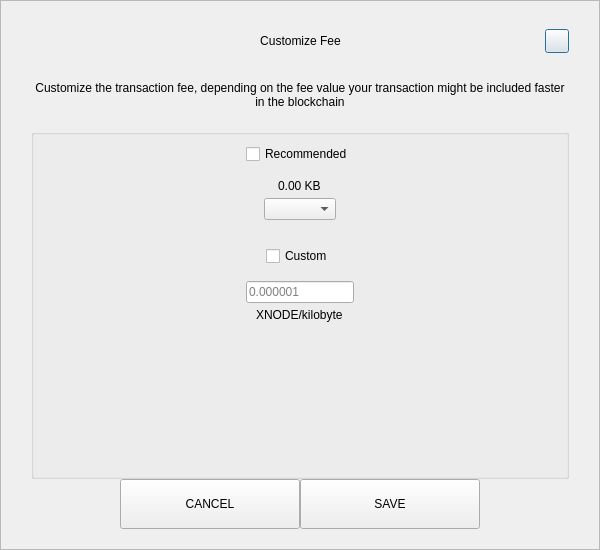
<?xml version="1.0" encoding="UTF-8"?>
<ui version="4.0">
 <class>SendCustomFeeDialog</class>
 <widget class="QDialog" name="SendCustomFeeDialog">
  <property name="geometry">
   <rect>
    <x>0</x>
    <y>0</y>
    <width>600</width>
    <height>550</height>
   </rect>
  </property>
  <property name="windowTitle">
   <string>Form</string>
  </property>
  <layout class="QVBoxLayout" name="verticalLayout_3">
   <property name="spacing">
    <number>0</number>
   </property>
   <property name="leftMargin">
    <number>0</number>
   </property>
   <property name="topMargin">
    <number>0</number>
   </property>
   <property name="rightMargin">
    <number>0</number>
   </property>
   <property name="bottomMargin">
    <number>0</number>
   </property>
   <item>
    <widget class="QFrame" name="frame">
     <property name="styleSheet">
      <string notr="true"/>
     </property>
     <property name="frameShape">
      <enum>QFrame::StyledPanel</enum>
     </property>
     <property name="frameShadow">
      <enum>QFrame::Raised</enum>
     </property>
     <layout class="QVBoxLayout" name="verticalLayout_2">
      <property name="spacing">
       <number>0</number>
      </property>
      <property name="leftMargin">
       <number>30</number>
      </property>
      <property name="topMargin">
       <number>20</number>
      </property>
      <property name="rightMargin">
       <number>30</number>
      </property>
      <property name="bottomMargin">
       <number>20</number>
      </property>
      <item>
       <layout class="QHBoxLayout" name="horizontalLayout_3">
        <property name="spacing">
         <number>0</number>
        </property>
        <item>
         <spacer name="horizontalSpacer_21">
          <property name="orientation">
           <enum>Qt::Horizontal</enum>
          </property>
          <property name="sizeHint" stdset="0">
           <size>
            <width>40</width>
            <height>20</height>
           </size>
          </property>
         </spacer>
        </item>
        <item>
         <widget class="QLabel" name="labelTitle">
          <property name="minimumSize">
           <size>
            <width>0</width>
            <height>40</height>
           </size>
          </property>
          <property name="maximumSize">
           <size>
            <width>16777215</width>
            <height>40</height>
           </size>
          </property>
          <property name="styleSheet">
           <string notr="true">padding-left:24px;</string>
          </property>
          <property name="text">
           <string>Customize Fee</string>
          </property>
          <property name="alignment">
           <set>Qt::AlignCenter</set>
          </property>
          <property name="margin">
           <number>7</number>
          </property>
         </widget>
        </item>
        <item>
         <spacer name="horizontalSpacer">
          <property name="orientation">
           <enum>Qt::Horizontal</enum>
          </property>
          <property name="sizeHint" stdset="0">
           <size>
            <width>40</width>
            <height>20</height>
           </size>
          </property>
         </spacer>
        </item>
        <item>
         <widget class="QPushButton" name="btnEsc">
          <property name="minimumSize">
           <size>
            <width>24</width>
            <height>24</height>
           </size>
          </property>
          <property name="maximumSize">
           <size>
            <width>24</width>
            <height>24</height>
           </size>
          </property>
          <property name="text">
           <string/>
          </property>
         </widget>
        </item>
       </layout>
      </item>
      <item>
       <spacer name="verticalSpacer_2">
        <property name="orientation">
         <enum>Qt::Vertical</enum>
        </property>
        <property name="sizeType">
         <enum>QSizePolicy::Fixed</enum>
        </property>
        <property name="sizeHint" stdset="0">
         <size>
          <width>20</width>
          <height>20</height>
         </size>
        </property>
       </spacer>
      </item>
      <item>
       <widget class="QLabel" name="labelMessage">
        <property name="text">
         <string>Customize the transaction fee, depending on the fee value your transaction might be included faster in the blockchain</string>
        </property>
        <property name="alignment">
         <set>Qt::AlignCenter</set>
        </property>
        <property name="wordWrap">
         <bool>true</bool>
        </property>
       </widget>
      </item>
      <item>
       <spacer name="verticalSpacer_3">
        <property name="orientation">
         <enum>Qt::Vertical</enum>
        </property>
        <property name="sizeType">
         <enum>QSizePolicy::Fixed</enum>
        </property>
        <property name="sizeHint" stdset="0">
         <size>
          <width>20</width>
          <height>20</height>
         </size>
        </property>
       </spacer>
      </item>
      <item>
       <widget class="QGroupBox" name="groupBox">
        <property name="title">
         <string/>
        </property>
        <layout class="QVBoxLayout" name="verticalLayout">
         <property name="leftMargin">
          <number>12</number>
         </property>
         <property name="rightMargin">
          <number>12</number>
         </property>
         <item>
          <layout class="QVBoxLayout" name="verticalLayout_4">
           <property name="spacing">
            <number>5</number>
           </property>
           <item alignment="Qt::AlignHCenter">
            <widget class="QCheckBox" name="checkBoxRecommended">
             <property name="text">
              <string>Recommended</string>
             </property>
            </widget>
           </item>
           <item>
            <spacer name="verticalSpacer_5">
             <property name="orientation">
              <enum>Qt::Vertical</enum>
             </property>
             <property name="sizeType">
              <enum>QSizePolicy::Fixed</enum>
             </property>
             <property name="sizeHint" stdset="0">
              <size>
               <width>20</width>
               <height>10</height>
              </size>
             </property>
            </spacer>
           </item>
           <item alignment="Qt::AlignHCenter">
            <widget class="QLabel" name="labelFee">
             <property name="text">
              <string>0.00 KB</string>
             </property>
            </widget>
           </item>
           <item alignment="Qt::AlignHCenter">
            <widget class="QComboBox" name="comboBoxRecommended"/>
           </item>
          </layout>
         </item>
         <item>
          <spacer name="verticalSpacer">
           <property name="orientation">
            <enum>Qt::Vertical</enum>
           </property>
           <property name="sizeType">
            <enum>QSizePolicy::Fixed</enum>
           </property>
           <property name="sizeHint" stdset="0">
            <size>
             <width>20</width>
             <height>20</height>
            </size>
           </property>
          </spacer>
         </item>
         <item>
          <layout class="QVBoxLayout" name="verticalLayout_5">
           <property name="spacing">
            <number>5</number>
           </property>
           <item alignment="Qt::AlignHCenter">
            <widget class="QCheckBox" name="checkBoxCustom">
             <property name="text">
              <string>Custom</string>
             </property>
            </widget>
           </item>
           <item>
            <spacer name="verticalSpacer_6">
             <property name="orientation">
              <enum>Qt::Vertical</enum>
             </property>
             <property name="sizeType">
              <enum>QSizePolicy::Fixed</enum>
             </property>
             <property name="sizeHint" stdset="0">
              <size>
               <width>20</width>
               <height>10</height>
              </size>
             </property>
            </spacer>
           </item>
           <item alignment="Qt::AlignHCenter">
            <widget class="QLineEdit" name="lineEditCustomFee">
             <property name="placeholderText">
              <string notr="true">0.000001</string>
             </property>
            </widget>
           </item>
           <item alignment="Qt::AlignHCenter">
            <widget class="QLabel" name="labelCustomFee">
             <property name="text">
              <string>XNODE/kilobyte</string>
             </property>
            </widget>
           </item>
          </layout>
         </item>
         <item>
          <spacer name="verticalSpacer_4">
           <property name="orientation">
            <enum>Qt::Vertical</enum>
           </property>
           <property name="sizeHint" stdset="0">
            <size>
             <width>20</width>
             <height>40</height>
            </size>
           </property>
          </spacer>
         </item>
        </layout>
       </widget>
      </item>
      <item>
       <layout class="QHBoxLayout" name="horizontalLayout" stretch="1,2,2,1">
        <item>
         <spacer name="horizontalSpacer1">
          <property name="orientation">
           <enum>Qt::Horizontal</enum>
          </property>
          <property name="sizeHint" stdset="0">
           <size>
            <width>40</width>
            <height>20</height>
           </size>
          </property>
         </spacer>
        </item>
        <item>
         <widget class="QPushButton" name="btnCancel">
          <property name="minimumSize">
           <size>
            <width>180</width>
            <height>50</height>
           </size>
          </property>
          <property name="focusPolicy">
           <enum>Qt::NoFocus</enum>
          </property>
          <property name="text">
           <string>CANCEL</string>
          </property>
         </widget>
        </item>
        <item>
         <widget class="QPushButton" name="btnSave">
          <property name="minimumSize">
           <size>
            <width>180</width>
            <height>50</height>
           </size>
          </property>
          <property name="focusPolicy">
           <enum>Qt::NoFocus</enum>
          </property>
          <property name="text">
           <string>SAVE</string>
          </property>
         </widget>
        </item>
        <item>
         <spacer name="horizontalSpacer_2">
          <property name="orientation">
           <enum>Qt::Horizontal</enum>
          </property>
          <property name="sizeHint" stdset="0">
           <size>
            <width>40</width>
            <height>20</height>
           </size>
          </property>
         </spacer>
        </item>
       </layout>
      </item>
     </layout>
    </widget>
   </item>
  </layout>
 </widget>
 <resources/>
 <connections/>
</ui>
